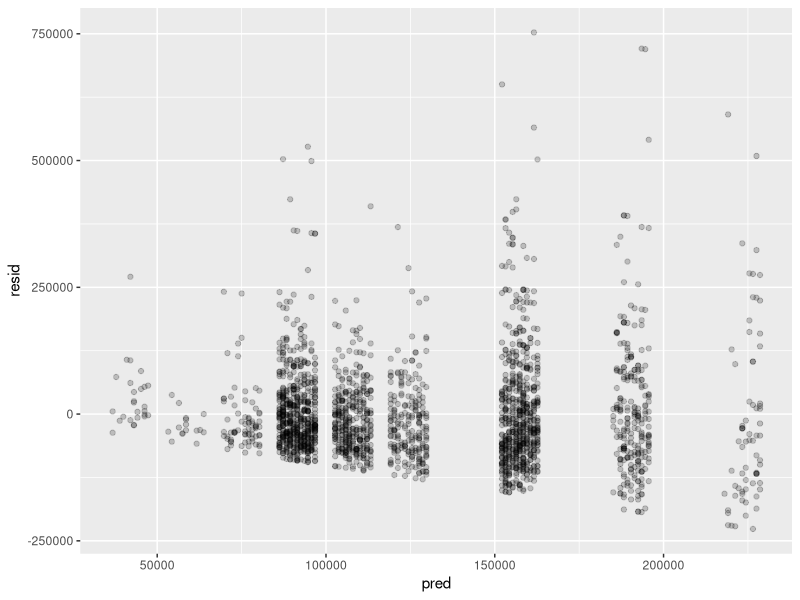
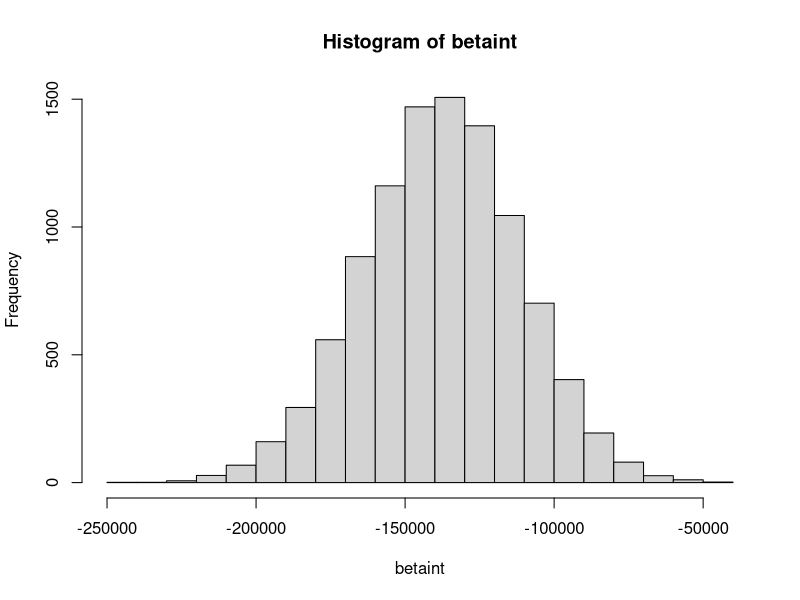
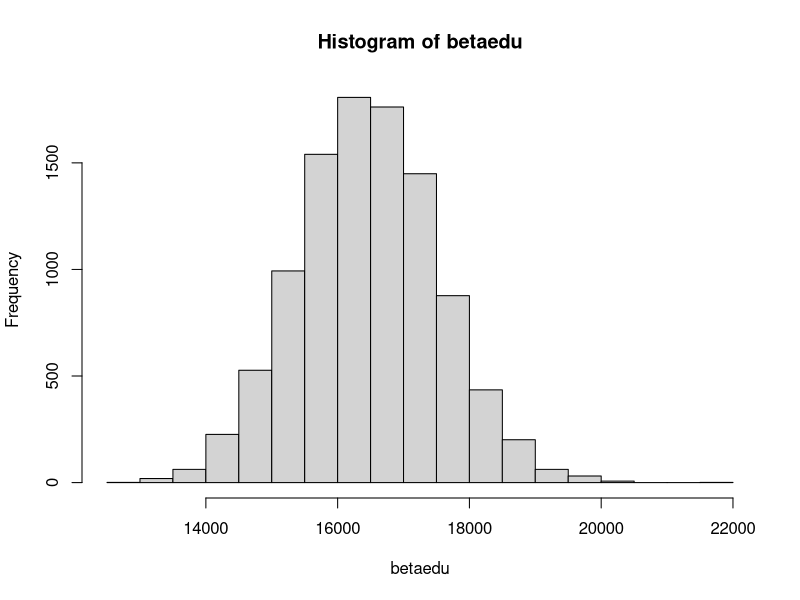
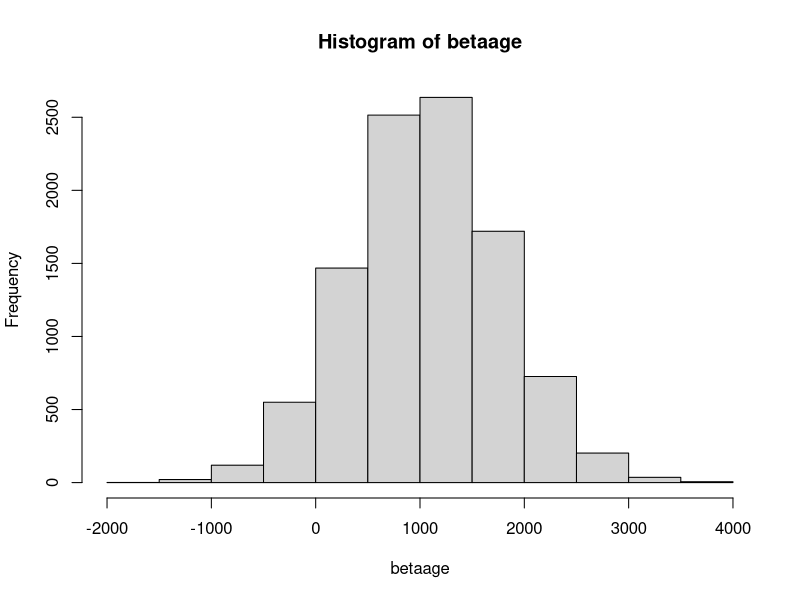

Write the R code that produced these figures, in order.
## ---- chunk 1
#| echo: false
library(ggplot2)
library(sandwich)
## ---- chunk 2
cps<- read.csv("California_CPS_degrees.csv")

mod1<- lm(income~ education + age,data=cps)

summary(mod1)

## ---- chunk 3
df.mat<- data.frame(constant=rep(1,length(cps$income)), edu=cps$education, age=cps$age)

X<- data.matrix(df.mat)

solve(t(X)%*%X)%*%t(X)%*%(cps$income)

## ---- chunk 4

pred<- predict(mod1)
resid<- residuals(mod1)

df<- data.frame(pred=pred,resid=resid)


rplot<- ggplot(df, aes(x=pred,y=resid)) + geom_point(alpha=.2)

rplot
## ---- chunk 5
sandwich(mod1)

sqrt(diag(sandwich(mod1)))

## ---- chunk 6
D<- diag(resid^2)

dim(D)

betavar<- solve(t(X)%*%X)%*%t(X)%*%D%*%X%*%solve(t(X)%*%X)

sqrt(diag(betavar))

## ---- chunk 7
set.seed(220)
B=10000
betaint<- rep(NA,B)
betaedu<- rep(NA,B)
betaage<- rep(NA,B)
n=length(cps$income)

for( b in 1:B ){
bootind = sample(1:n,size=n,replace=T)
dfboot = cps[bootind,]
mod<- lm(income ~ education+age, data=dfboot)
betaint[b]<- mod$coef[1]
betaedu[b]<- mod$coef[2]
betaage[b]<- mod$coef[3]
}

hist(betaint)

hist(betaedu)

hist(betaage)

sd(betaint)

sd(betaedu)

sd(betaage)

quantile(betaedu,prob =c(.025,.975))

## ---- chunk 8
age<- c(rep(1,8),rep(0,4))
treatment<- c(1,0,1,0,1,0,0,0,0,1,0,1)
bonedensity<- c(-2,-3,-2,0,-1,0,-2,0,0,1,-1,1.5)
df<- data.frame(age=age, treatment=treatment, bonedensity=bonedensity)

bonemod1<- lm(bonedensity~treatment,data=df)
summary(bonemod1)

bonemod2<- lm(bonedensity~treatment+ age + treatment:age,data=df)
summary(bonemod2)

## ---- chunk 9
#| echo: false
netocox <- read.csv("netocox.csv")
netocox$enpres <- netocox$ENPRES 
netocox$eneth <- netocox$ENETH
netocox$ro <- netocox$RUNOFF

attach(netocox)

## ---- chunk 10
mod2<- lm(netocox$ENPRES~netocox$RUNOFF+netocox$ENETH)
summary(mod2)
